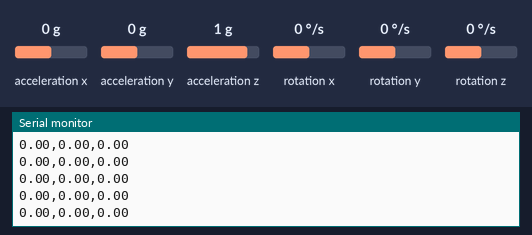
This sketch was run on a simulated Arduino Uno, built with avr-gcc and run on an emulated ATmega328P. On the bench: the last lines printed to the serial monitor. The test bench sets the inputs (shaded band); at power-on: acceleration z 1 g, acceleration x 0 g, acceleration y 0 g, rotation x 0 °/s, rotation y 0 °/s, rotation z 0 °/s.

Above: at 1.2 s.
1.3 s: acceleration z set to 0 g
At 2.1 s:
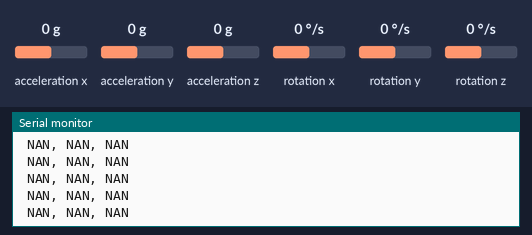
3.2 s: acceleration x set to -1.4 g
At 3.7 s:
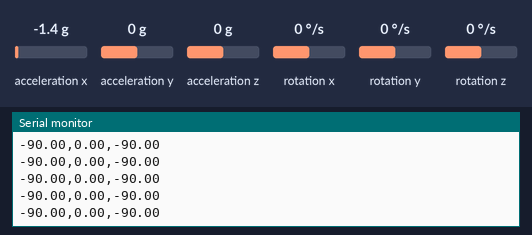
4.7 s: acceleration y set to -1.4 g
At 5.5 s:
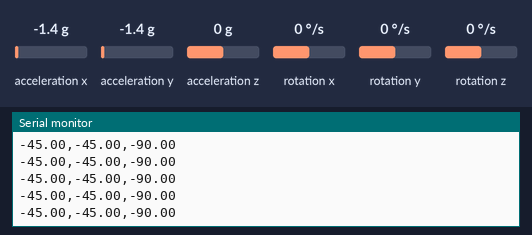
6.2 s: acceleration x set to -0.8 g
At 7.2 s:
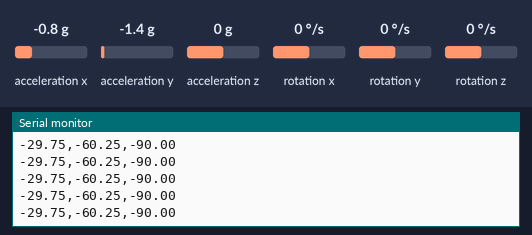
Timing chart, 0 to 9.2 s (numbered marks = the images above; inputs shaded):
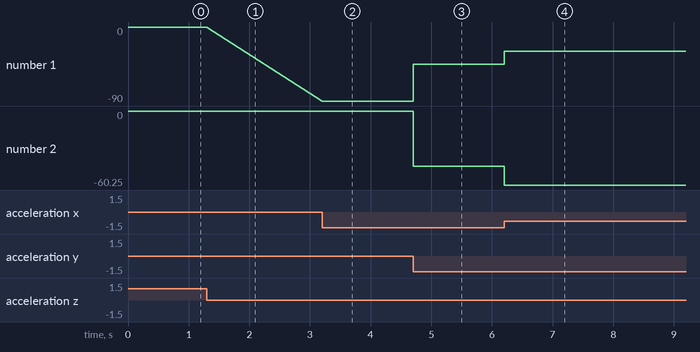

The sketch:

wobble_finalVersion.ino
```cpp
#include <Wire.h>
#include <MPU6050.h>

MPU6050 mpu;

void setup() {
  Serial.begin(115200);
  Wire.begin();
  mpu.initialize();

  if (!mpu.testConnection()) {
    Serial.println("MPU6050 connection failed");
    while (1);
  }

  Serial.println("MPU6050 connection successful");
}

void loop() {
  int16_t ax, ay, az;
  int16_t gx, gy, gz;

  // Read raw accelerometer and gyroscope measurements from MPU6050
  mpu.getMotion6(&ax, &ay, &az, &gx, &gy, &gz);

  // Convert the raw accelerometer values to angles
  float angleX = atan(ax / sqrt(pow(ay, 2) + pow(az, 2))) * 180 / PI;
  float angleY = atan(ay / sqrt(pow(ax, 2) + pow(az, 2))) * 180 / PI;
  float angleZ = (atan(az / sqrt(pow(ax, 2) + pow(ay, 2))) * 180 / PI) - 90.00;

  // Print the angles in the desired format
  String dataPacket=String(angleX) + "," + String(angleY) + "," + String(angleZ);
  Serial.println(dataPacket);
}
```

Measured:
- after the input at 1.3 s, the serial monitor: prints a new line at once (image 1)
- after the input at 3.2 s, the serial monitor: prints a new line at once (image 2)
- after the input at 4.7 s, the serial monitor: prints a new line at once (image 3)
- after the input at 6.2 s, the serial monitor: prints a new line at once (image 4)
- plotted number 1: 0 → -90 after the input at 3.2 s, -90 → -45 after the input at 4.7 s, -45 → -29.75 after the input at 6.2 s
- plotted number 2: 0 → -45 after the input at 4.7 s, -45 → -60.25 after the input at 6.2 s
